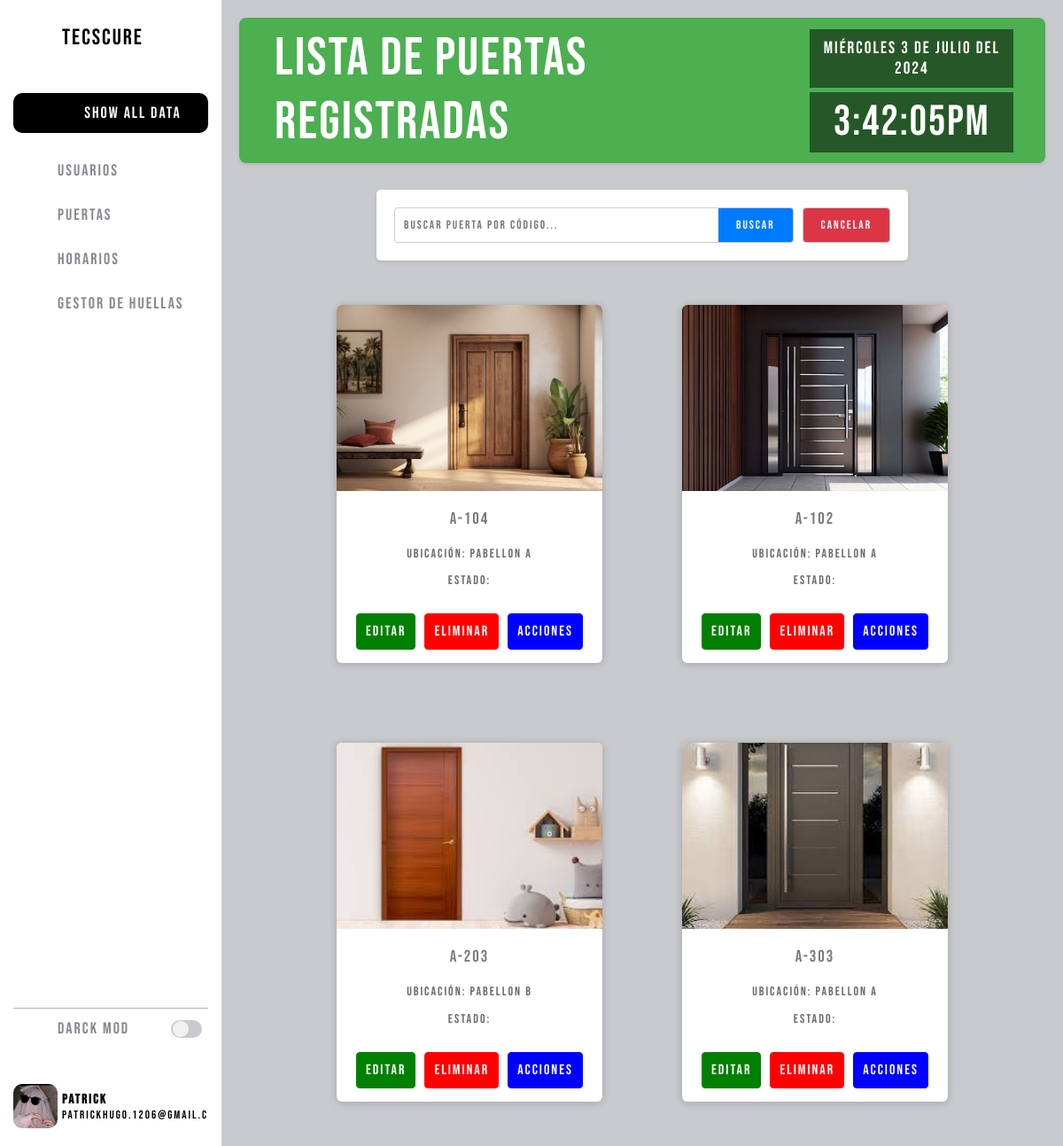
Before: /index/puertas/ (signed in) with the older database file.
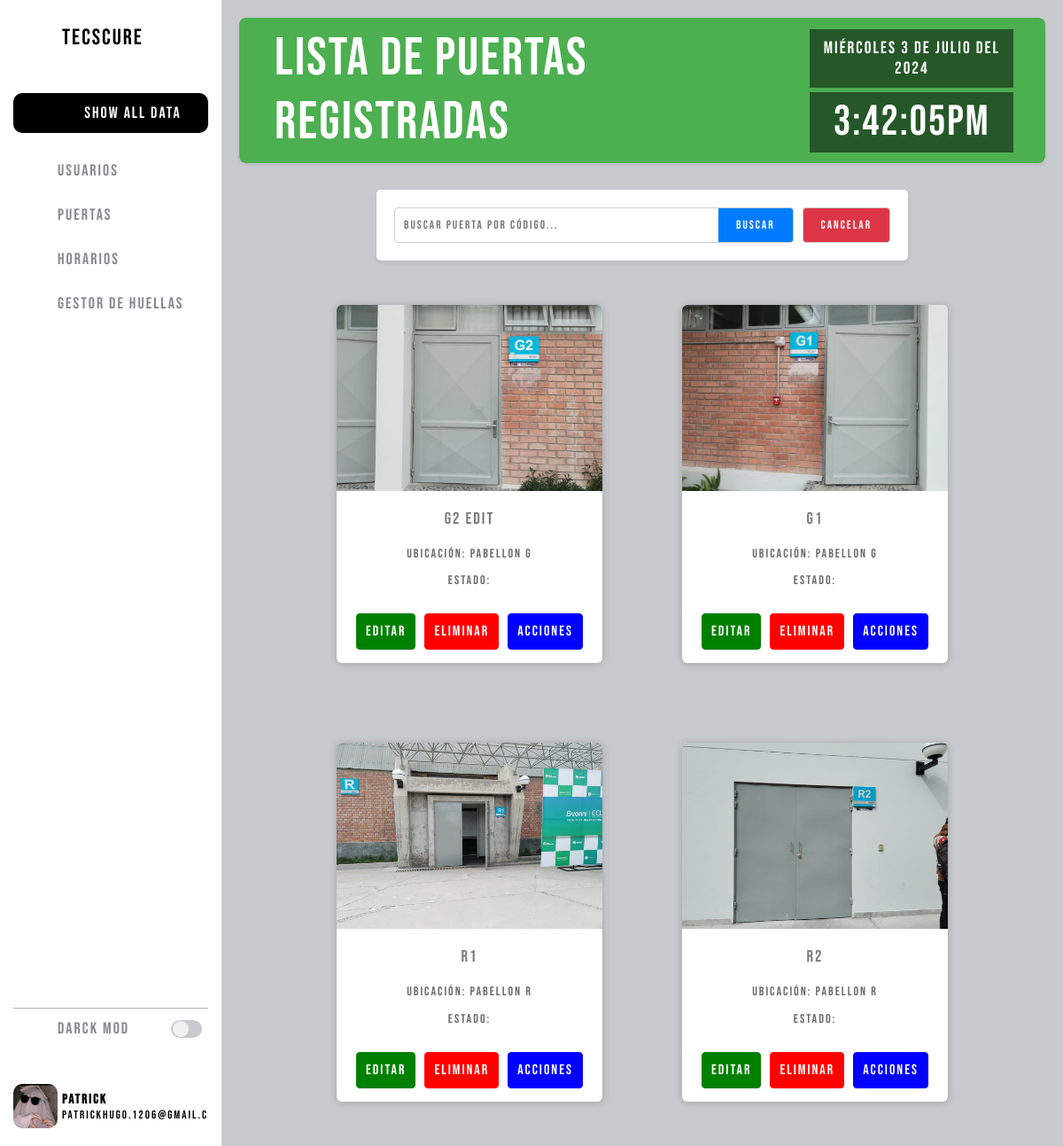
After: the same page with the newer database file.
### admin_page/models.py (models this page shows, shortened)
class Administrador(models.Model):
    nombre = models.CharField(max_length=100)
    apellido = models.CharField(max_length=100)
    correo = models.EmailField(unique=True)
    telefono = models.CharField(max_length=15)
    dni = models.CharField(max_length=20, unique=True)
    foto = models.ImageField(upload_to='admin_photos/', blank=True, null=True)
    contraseña = models.CharField(max_length=128)

class Puerta(models.Model):
    codigo = models.CharField(max_length=50, unique=True)
    ubicacion = models.CharField(max_length=100)
    estado_actual = models.CharField(max_length=50)
    foto = models.ImageField(upload_to='puerta_photos/', blank=True, null=True)

### admin_page/views.py (the view, shortened to what this page needs)
# urls.py: path('index/puertas/', lista_puertas, name='puertas'),
@include_admin_data
def lista_puertas(request):
    admin_id = request.session.get('admin_id')
    if admin_id:
        administrador = Administrador.objects.get(id=admin_id)
    else:
        return redirect('admin_page:login')
    query = request.GET.get('q')
    if query:
        puertas = Puerta.objects.filter(codigo__icontains=query)
    else:
        puertas = Puerta.objects.all()
    return render(request, 'admin_page/puertas.html', {'puertas': puertas, 'administrador': administrador})

### admin_page/templates/admin_page/puertas.html (shortened to what this page needs)
{% extends "admin_page/index.html" %}
{%block header%} LISTA DE PUERTAS REGISTRADAS {% endblock %}
{% block content %}
<div class="barra_busqueda">
    <form id="search-form" method="GET" action="{% url 'admin_page:puertas' %}">
        <input class="barra" type="text" id="search-input" name="q" placeholder="Buscar puerta por código...">
        <button class="enviar" type="submit">Buscar</button>
        <button class="cancelar" type="button" onclick="window.location.href='{% url 'admin_page:puertas' %}'">Cancelar</button>
    </form>
</div>
<div class="cards-container" id="cards-container">
    {% for puerta in puertas %}
    <div class="card-container">
        <div class="card">
            <figure>
                <img src="{{ puerta.foto.url }}" alt="Imagen de la puerta">
            </figure>
            <div class="contenido-card">
                <h3>{{ puerta.codigo }}</h3>
                <p>Ubicación: {{ puerta.ubicacion }}</p>
                <p>Estado: {{ puerta.estado }}</p>
                <div class="buttons">
                    <a href="{% url 'admin_page:editar_puerta' %}?id={{ puerta.id }}" class="btn-edit">Editar </a>
                    <a href="#" class="btn-delete" onclick="confirmDelete('{{ puerta.id }}')">Eliminar </a>
                    <a href="{% url 'admin_page:acciones_puerta' puerta.id %}" class="btn-actions">Acciones </a>
                </div>
            </div>
        </div>
    </div>
    {% endfor %}
</div>
{% endblock %}

### admin_page/templates/admin_page/index.html (shortened to what this page needs)
{% load static %}
<!DOCTYPE html>
<html lang="en">
<head>
    <link type="text/css" rel="stylesheet" href="{% static "css/style.css" %}">
    <link rel="stylesheet" type="text/css" href="{% static 'css/user_horario.css' %}">
    <link rel="stylesheet" href="{% static "css/listas_styles.css" %}">
    <link rel="stylesheet" href="{% static "css/horarios_styles.css" %}">
    <link rel="stylesheet" href="{% static "css/form_edit.css" %}">
    <link rel="stylesheet" href="{% static "css/form_add.css" %}">
    <link rel="stylesheet" href="{% static "css/perfil_admin.css" %}">
    <link type="text/css" rel="stylesheet" href="{% static 'css/dashboard.css' %}">
    <link rel="stylesheet" href="https://cdnjs.cloudflare.com/ajax/libs/font-awesome/5.15.3/css/all.min.css"/>
</head>
<body class="preload">
    <div class="barra-lateral">
        <div>
            <div class="nombre-pagina">
                <span>TECSCURE</span>
            </div>
            <button class="boton">
                <a href="{% url 'admin_page:index' %}"><span>SHOW ALL DATA</span></a>
            </button>
        </div>
        <nav class="navegacion">
            <ul>
                <li>
                    <a class="opcion" href="{% url 'admin_page:usuarios' %}">
                        <span>USUARIOS</span>
                    </a>
                </li>
                <li>
                    <a href="{% url 'admin_page:puertas' %}">
                        <span>PUERTAS</span>
                    </a>
                </li>
                <li>
                    <a href="{% url 'admin_page:horarios' %}">
                        <span>HORARIOS</span>
                    </a>
                </li>
                <li>
                    <a href="#">
                        <span>GESTOR DE HUELLAS</span>
                    </a>
                </li>
            </ul>
        </nav>
        <div>
            <div class="linea"></div>
            <div class="modo-oscuro">
                <div class="info">
                    <span>DARCK MOD</span>
                </div>
                <div class="switch">
                    <div class="base">
                        <div class="circulo"></div>
                    </div>
                </div>
            </div>
            <div class="usuario">
                {% if administrador.foto %}
                    <img src="{{ administrador.foto.url }}" alt="Foto del administrador">
                {% else %}
                    <img src="{% static 'default_user_image.jpg' %}" alt="Foto por defecto">
                {% endif %}
                <div class="info-usuario">
                    <a href="{% url 'admin_page:perfil_administrador' %}">
                        <div class="nombre-email">
                            <span class="nombre">{{ administrador.nombre }}</span>
                            <span class="email">{{ administrador.correo }}</span>
                        </div>
                    </a>
                </div>
            </div>
        </div>
    </div>
    <main>
        <div class="headerALL">
            <h1>{% block header %}{% endblock header %}</h1>
            <div class="wrap">
                <div class="widget">
                    <div class="fecha">
                        <p id="diaSemana" class="diaSemana"></p>
                        <p id="dia" class="dia"></p>
                        <p>de</p>
                        <p id="mes" class="mes"></p>
                        <p>del</p>
                        <p id="year" class="year"></p>
                    </div>
                    <div class="reloj">
                        <p id="horas" class="horas"></p>
                        <p>:</p>
                        <p id="minutos" class="minutos"></p>
                        <p>:</p>
                        <div class="caja-segundos">
                            <p id="segundos" class="segundos"></p>
                            <p id="ampm" class="ampm"></p>
                        </div>
                    </div>
                </div>
            </div>
        </div>
        {% block content %}
        {% endblock %}
    </main>
</body>
</html>

### admin_page/static/css/style.css (style rules this page uses)
:root { --color-barra-lateral: rgb(255,255,255); --color-background: rgb(201,202,206); --color-texto: rgb(0,0,0); --color-texto-menu:rgb(134,136,144); --color-menu-hover: rgb(238,238,238); --color-menu-hover-texto:rgb(0,0,0); --color-boton: rgb(0,0,0); --color-boton-texto: rgb(255,255,255); --color-linea: rgb(180,180,180); --color-switch-base : rgb(201,202,206); --color-switch-circulo: rgb(241,241,241); --color-scroll: rgb(192,192,192); --color-scroll-hover: rgb(134,134,134); }
* { margin: 0; padding: 0; box-sizing: border-box; font-family: "Bebas Neue", sans-serif; font-weight: 400; font-style: normal; letter-spacing: 2px; }
body { height: 100vh; width: 100%; background-color: var(--color-background); }
.barra-lateral { position: fixed; display: flex; flex-direction: column; justify-content: space-between; width: 250px; height: 100%; overflow: hidden; padding: 20px 15px; background-color: var(--color-barra-lateral); transition: width 0.5s ease, background-color 0.3s ease, left 0.5s ease; z-index: 50; }
.barra-lateral span { width: 100px; white-space: nowrap; font-size: 18px; text-align: left; opacity: 1; transition: opacity 0.5s ease, width 0.5s ease; }
.barra-lateral .nombre-pagina { width: 100%; height: 45px; color: var(--color-texto); margin-bottom: 40px; display: flex; align-items: center; }
.barra-lateral .nombre-pagina span { margin-left: 5px; font-size: 25px; }
.barra-lateral .boton { width: 100%; height: 45px; margin-bottom: 20px; display: flex; align-items: center; justify-content: center; border: none; border-radius: 10px; background-color: var(--color-boton); color: var(--color-boton-texto); }
.barra-lateral .boton a { color: inherit; text-decoration: none; display: inline-block; }
.barra-lateral .navegacion { height: 100%; overflow-y: auto; overflow-x: hidden; }
.barra-lateral .navegacion li { list-style: none; display: flex; margin-bottom: 5px; }
.barra-lateral .navegacion a { width: 100%; height: 45px; display: flex; align-items: center; text-decoration: none; border-radius: 10px; color: var(--color-texto-menu); }
.barra-lateral .linea { width: 100%; height: 1px; margin-top: 15px; background-color: var(--color-linea); }
.barra-lateral .modo-oscuro { width: 100%; margin-bottom: 40px; border-radius: 10px; display: flex; justify-content: space-between; }
.barra-lateral .modo-oscuro .info { width: 150px; height: 45px; overflow: hidden; display: flex; align-items: center; color: var(--color-texto-menu); }
.barra-lateral .modo-oscuro .switch { display: flex; align-items: center; justify-content: center; min-width: 50px; height: 45px; cursor: pointer; }
.barra-lateral .modo-oscuro .base { position: relative; display: flex; align-items: center; width: 35px; height: 20px; background-color: var(--color-switch-base); border-radius: 50px; }
.barra-lateral .modo-oscuro .circulo { position: absolute; width: 18px; height: 90%; background-color: var(--color-switch-circulo); border-radius: 50%; left: 2px; transition: left 0.5s ease; }
.barra-lateral .usuario { width: 100%; display: flex; }
.barra-lateral .usuario img { width: 50px; min-width: 50px; border-radius: 10px; }
.barra-lateral .usuario .info-usuario { width: 100%; display: flex; align-items: center; justify-content: space-between; color: var(--color-texto); overflow: hidden; }
.barra-lateral .usuario .info-usuario a { color: inherit; text-decoration: none; display: inline-block; }
.barra-lateral .usuario .nombre-email { width: 100%; display: flex; flex-direction: column; margin-left: 5px; }
.barra-lateral .usuario .nombre { font-size: 15px; font-weight: 600; }
.barra-lateral .usuario .email { font-size: 13px; }
main { color: var(--color-texto); margin-left: 250px; padding: 20px; transition: margin-left 0.5s ease, color 0.5s ease; }
.opcion { display: block; transition: background-color 0.3s ease, color 0.3s ease; }

### admin_page/static/css/horarios_styles.css (style rules this page uses)
:root { --primary-color: #f90a39; --text-color: #1d1d1d; --bg-color: #e2e2f4; }

### admin_page/static/css/form_edit.css (style rules this page uses)
form { background-color: #ffffff; border-radius: 5px; box-shadow: 0 2px 4px rgba(0, 0, 0, 0.1); padding: 20px; max-width: 600px; margin: 0 auto; }

Changed rows visible on the page:
changed Puerta: foto: a different picture; codigo "A-104" → "G2 edit"; ubicacion "Pabellon A" → "Pabellon G"
changed Puerta (number 2 of 4 on the later page): foto: a different picture; codigo "A-102" → "G1"; ubicacion "Pabellon A" → "Pabellon G"
changed Puerta (number 3 of 4 on the later page): foto: a different picture; codigo "A-203" → "R1"; ubicacion "Pabellon B" → "Pabellon R"
changed Puerta (number 4 of 4 on the later page): foto: a different picture; codigo "A-303" → "R2"; ubicacion "Pabellon A" → "Pabellon R"
